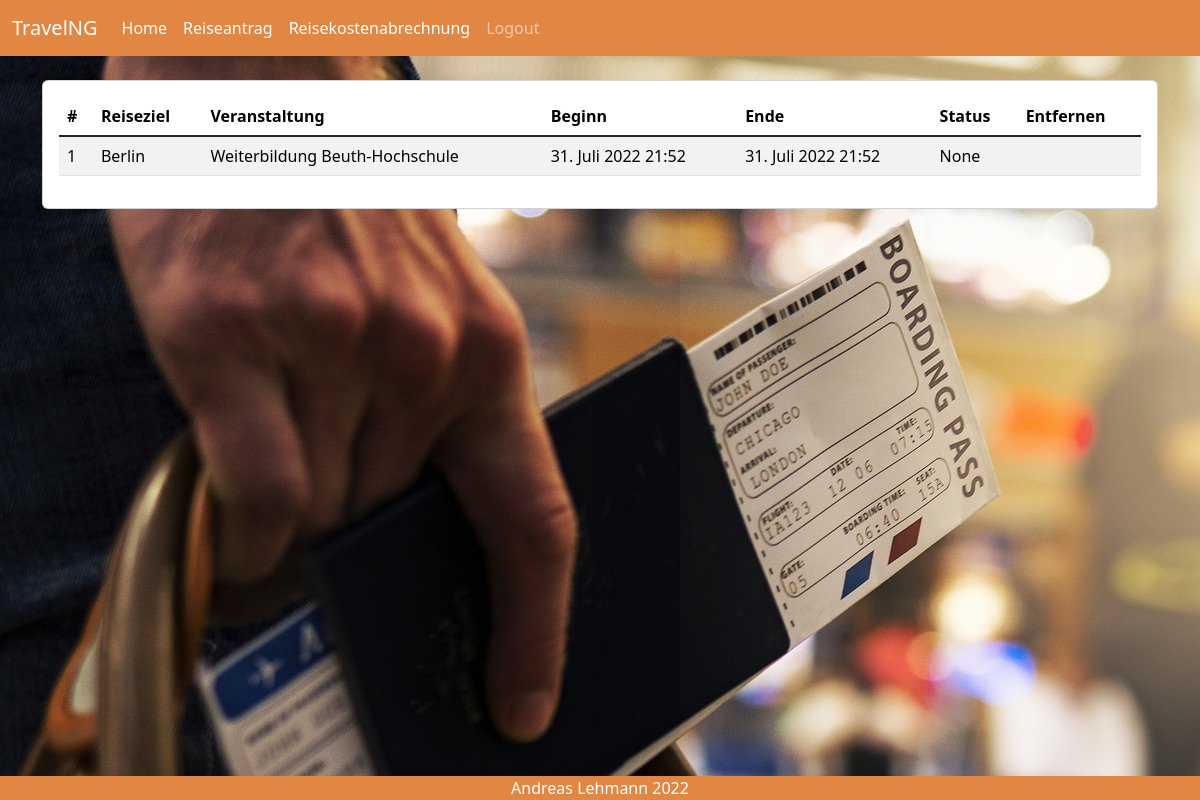
The page /request/ on the database as committed earlier.
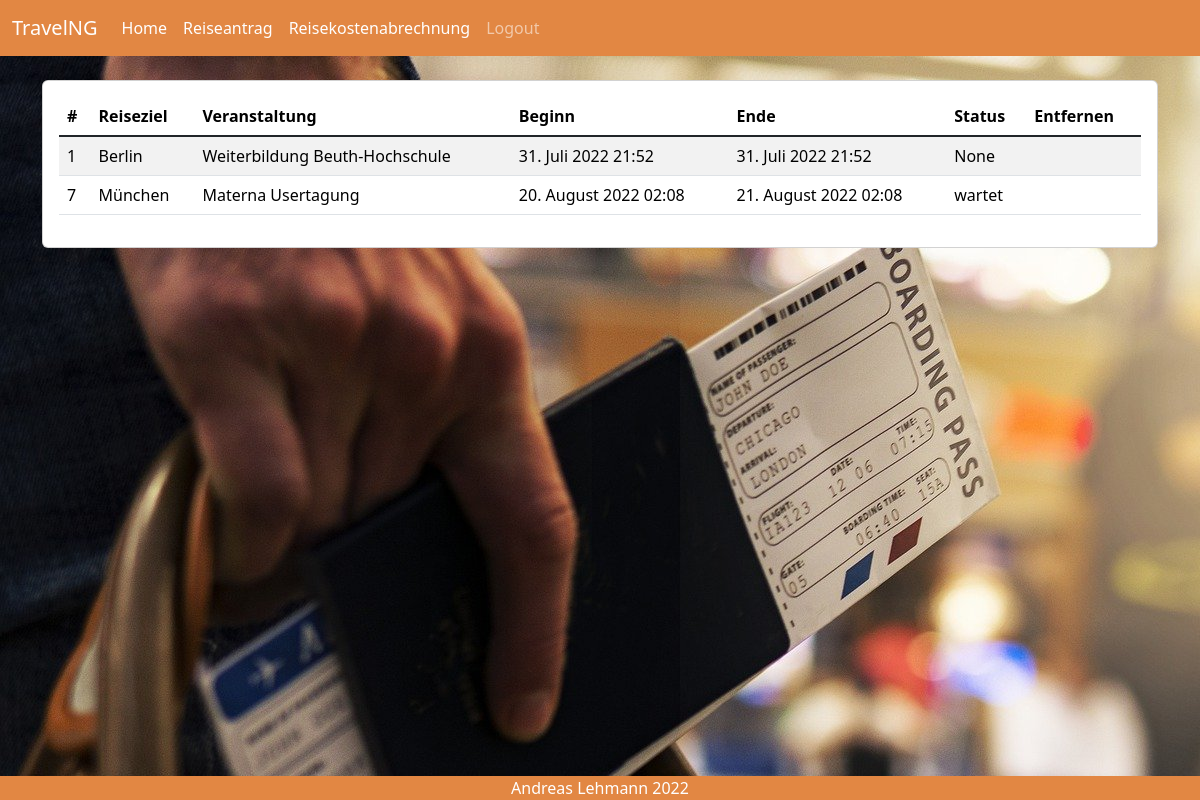
The same page on the database as committed later.
### request/models.py (models this page shows, shortened)
class TravelRequest(models.Model):
    destination = models.CharField(max_length=50, blank=False)
    event = models.CharField(max_length=50, blank=False)
    journey_start = models.DateTimeField(default=timezone.now, blank=False)
    journey_end = models.DateTimeField(default=timezone.now, blank=False)
    event_start = models.DateTimeField(default=timezone.now, blank=False)
    event_end = models.DateTimeField(default=timezone.now, blank=False)
    transport = models.ForeignKey(Transport, on_delete=models.SET_NULL, null=True, blank=False)
    employee = models.ForeignKey(Employee, on_delete=models.SET_NULL, null=True, blank=False)
    cost_center = models.ForeignKey(CostCenter, on_delete=models.SET_NULL, null=True, blank=False)
    status = models.ForeignKey(TravelRequestStatus, default='wartet', on_delete=models.SET_NULL, null=True, blank=False)

class TravelRequestStatus(models.Model):
    status = models.CharField(max_length=30)
    def __str__(self):
        return f'{self.status}'

### request/views.py (the view)
# urls.py: 2. Add a URL to urlpatterns:  path('', views.home, name='home')
def home(request):
    travel_requests = TravelRequest.objects.all().order_by('journey_start')
    return render(request, 'request/travelRequestList.html',
                  {'page_title': '', 'travel_requests': travel_requests})

### templates/request/travelRequestList.html (shortened to what this page needs)
{% extends 'request/base.html' %}
{% load bootstrap5 bootstrap_icons %}
{% block content %}
    <div class="container">
        <div class="card" style="width: 100%;">
            <div class="card-body">
                <table class="table table-striped table-hover">
                    <thead class="">
                    <tr>
                        <th>#</th>
                        <th>Reiseziel</th>
                        <th>Veranstaltung</th>
                        <th>Beginn</th>
                        <th>Ende</th>
                        <th>Status</th>
                        <th>Entfernen</th>
                    </tr>
                    </thead>
                    <tbody class="table-group-divider">
                    {% for TravelRequest in travel_requests %}
                        <tr>
                            <td>{{ TravelRequest.id }}</td>
                            <td>{{ TravelRequest.destination }}</td>
                            <td>{{ TravelRequest.event }}</td>
                            <td>{{ TravelRequest.journey_start }}</td>
                            <td>{{ TravelRequest.journey_end }}</td>
                            <td>{{ TravelRequest.status }}</td>
                            <td>
                            </td>
                        </tr>
                    {% endfor %}
                    </tbody>
                </table>
            </div>
        </div>
    </div>
{% endblock %}

Rows that differ between the two databases and show on the page:
added TravelRequest: id "7", destination "München", event "Materna Usertagung", journey_start "20. August 2022 02:08", journey_end "21. August 2022 02:08", status "wartet"
